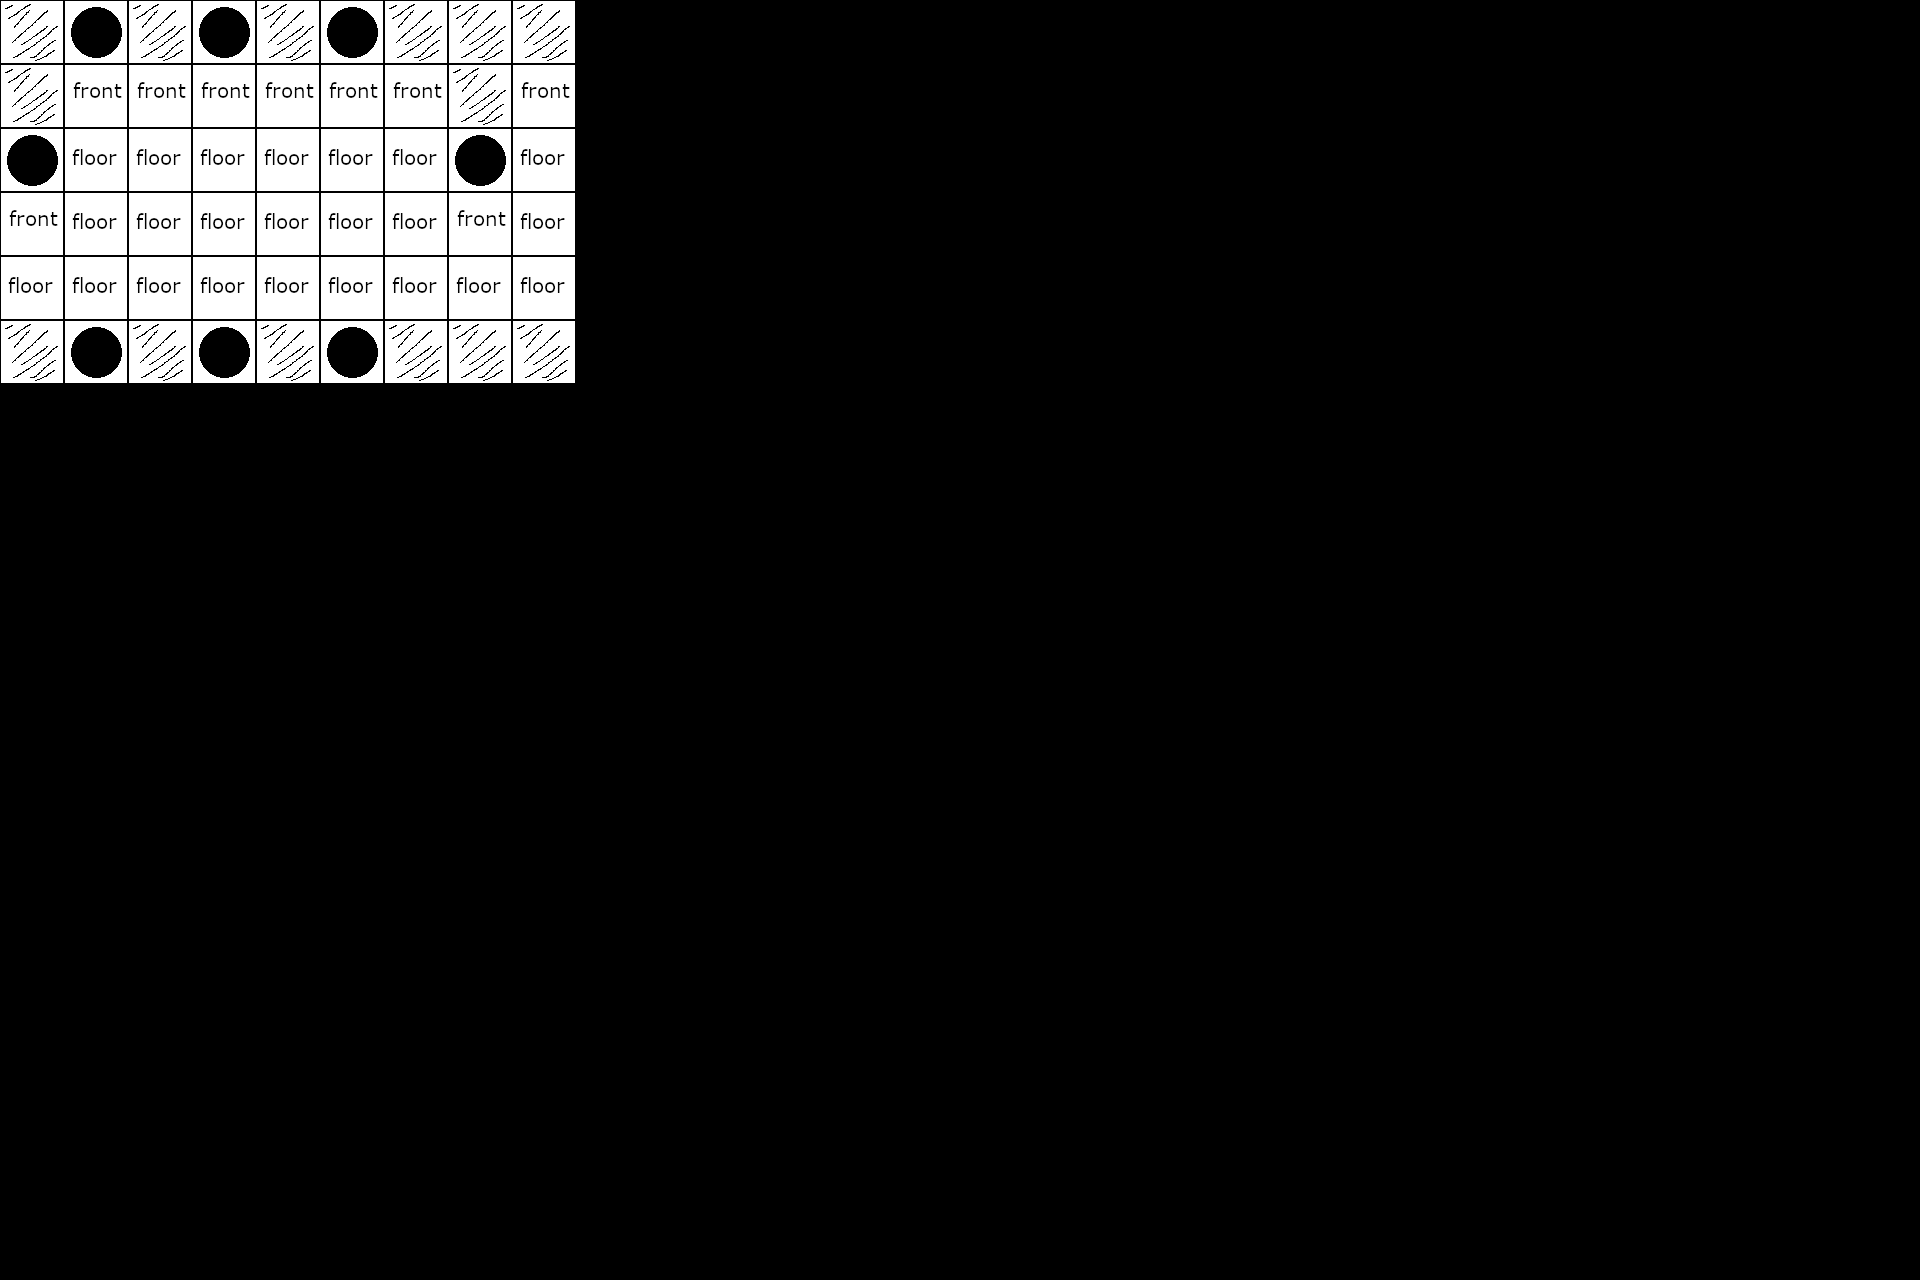

A level layout from a 2D game, rendered from its tile map. Below: a short description, then the map file with its tile-grid data intact:
An orthogonal 30x20 tile map with 64x64 px tiles, 2 tile layers (Tile Layer 1, Tile Layer 2) and 3 objects.

<map version="1.9" tiledversion="1.9.2" orientation="orthogonal" renderorder="right-down" width="30" height="20" tilewidth="64" tileheight="64" infinite="0" nextlayerid="5" nextobjectid="4">
 <tileset firstgid="1" source="64pxshittytiles.tsx" />
 <layer id="1" name="Tile Layer 1" width="30" height="20">
  <data encoding="csv">
6,1,6,1,6,1,6,6,6,0,0,0,0,0,0,0,0,0,0,0,0,0,0,0,0,0,0,0,0,0,
6,2,2,2,2,2,2,6,2,0,0,0,0,0,0,0,0,0,0,0,0,0,0,0,0,0,0,0,0,0,
1,7,7,7,7,7,7,1,7,0,0,0,0,0,0,0,0,0,0,0,0,0,0,0,0,0,0,0,0,0,
2,7,7,7,7,7,7,2,7,0,0,0,0,0,0,0,0,0,0,0,0,0,0,0,0,0,0,0,0,0,
7,7,7,7,7,7,7,7,7,0,0,0,0,0,0,0,0,0,0,0,0,0,0,0,0,0,0,0,0,0,
6,1,6,1,6,1,6,6,6,0,0,0,0,0,0,0,0,0,0,0,0,0,0,0,0,0,0,0,0,0,
0,0,0,0,0,0,0,0,0,0,0,0,0,0,0,0,0,0,0,0,0,0,0,0,0,0,0,0,0,0,
0,0,0,0,0,0,0,0,0,0,0,0,0,0,0,0,0,0,0,0,0,0,0,0,0,0,0,0,0,0,
0,0,0,0,0,0,0,0,0,0,0,0,0,0,0,0,0,0,0,0,0,0,0,0,0,0,0,0,0,0,
0,0,0,0,0,0,0,0,0,0,0,0,0,0,0,0,0,0,0,0,0,0,0,0,0,0,0,0,0,0,
0,0,0,0,0,0,0,0,0,0,0,0,0,0,0,0,0,0,0,0,0,0,0,0,0,0,0,0,0,0,
0,0,0,0,0,0,0,0,0,0,0,0,0,0,0,0,0,0,0,0,0,0,0,0,0,0,0,0,0,0,
0,0,0,0,0,0,0,0,0,0,0,0,0,0,0,0,0,0,0,0,0,0,0,0,0,0,0,0,0,0,
0,0,0,0,0,0,0,0,0,0,0,0,0,0,0,0,0,0,0,0,0,0,0,0,0,0,0,0,0,0,
0,0,0,0,0,0,0,0,0,0,0,0,0,0,0,0,0,0,0,0,0,0,0,0,0,0,0,0,0,0,
0,0,0,0,0,0,0,0,0,0,0,0,0,0,0,0,0,0,0,0,0,0,0,0,0,0,0,0,0,0,
0,0,0,0,0,0,0,0,0,0,0,0,0,0,0,0,0,0,0,0,0,0,0,0,0,0,0,0,0,0,
0,0,0,0,0,0,0,0,0,0,0,0,0,0,0,0,0,0,0,0,0,0,0,0,0,0,0,0,0,0,
0,0,0,0,0,0,0,0,0,0,0,0,0,0,0,0,0,0,0,0,0,0,0,0,0,0,0,0,0,0,
0,0,0,0,0,0,0,0,0,0,0,0,0,0,0,0,0,0,0,0,0,0,0,0,0,0,0,0,0,0
</data>
 </layer>
 <objectgroup id="2" name="Object Layer 1">
  <object id="1" gid="8" x="640.333" y="191.834" width="64" height="64" />
 </objectgroup>
 <layer id="3" name="Tile Layer 2" width="30" height="20">
  <data encoding="csv">
6,1,6,1,6,1,6,6,6,0,0,0,0,0,0,0,0,0,0,0,0,0,0,0,0,0,0,0,0,0,
6,0,0,0,0,0,0,6,0,0,0,0,0,0,0,0,0,0,0,0,0,0,0,0,0,0,0,0,0,0,
1,0,0,0,0,0,0,1,0,0,0,0,0,0,0,0,0,0,0,0,0,0,0,0,0,0,0,0,0,0,
0,0,0,0,0,0,0,0,0,0,0,0,0,0,0,0,0,0,0,0,0,0,0,0,0,0,0,0,0,0,
0,0,0,0,0,0,0,0,0,0,0,0,0,0,0,0,0,0,0,0,0,0,0,0,0,0,0,0,0,0,
6,1,6,1,6,1,6,6,6,0,0,0,0,0,0,0,0,0,0,0,0,0,0,0,0,0,0,0,0,0,
0,0,0,0,0,0,0,0,0,0,0,0,0,0,0,0,0,0,0,0,0,0,0,0,0,0,0,0,0,0,
0,0,0,0,0,0,0,0,0,0,0,0,0,0,0,0,0,0,0,0,0,0,0,0,0,0,0,0,0,0,
0,0,0,0,0,0,0,0,0,0,0,0,0,0,0,0,0,0,0,0,0,0,0,0,0,0,0,0,0,0,
0,0,0,0,0,0,0,0,0,0,0,0,0,0,0,0,0,0,0,0,0,0,0,0,0,0,0,0,0,0,
0,0,0,0,0,0,0,0,0,0,0,0,0,0,0,0,0,0,0,0,0,0,0,0,0,0,0,0,0,0,
0,0,0,0,0,0,0,0,0,0,0,0,0,0,0,0,0,0,0,0,0,0,0,0,0,0,0,0,0,0,
0,0,0,0,0,0,0,0,0,0,0,0,0,0,0,0,0,0,0,0,0,0,0,0,0,0,0,0,0,0,
0,0,0,0,0,0,0,0,0,0,0,0,0,0,0,0,0,0,0,0,0,0,0,0,0,0,0,0,0,0,
0,0,0,0,0,0,0,0,0,0,0,0,0,0,0,0,0,0,0,0,0,0,0,0,0,0,0,0,0,0,
0,0,0,0,0,0,0,0,0,0,0,0,0,0,0,0,0,0,0,0,0,0,0,0,0,0,0,0,0,0,
0,0,0,0,0,0,0,0,0,0,0,0,0,0,0,0,0,0,0,0,0,0,0,0,0,0,0,0,0,0,
0,0,0,0,0,0,0,0,0,0,0,0,0,0,0,0,0,0,0,0,0,0,0,0,0,0,0,0,0,0,
0,0,0,0,0,0,0,0,0,0,0,0,0,0,0,0,0,0,0,0,0,0,0,0,0,0,0,0,0,0,
0,0,0,0,0,0,0,0,0,0,0,0,0,0,0,0,0,0,0,0,0,0,0,0,0,0,0,0,0,0
</data>
 </layer>
 <objectgroup id="4" name="Object Layer 2">
  <object id="2" gid="3" x="640.333" y="127.834" width="64" height="64" />
  <object id="3" x="63.3333" y="126">
   <polygon points="0,0 0,126.667 -62.6667,130 -64.6667,248 510,246 510,5.33333 447.333,5.33333 449.333,136 383.333,136 382,10.6667 -0.666667,12" />
  </object>
 </objectgroup>
</map>
